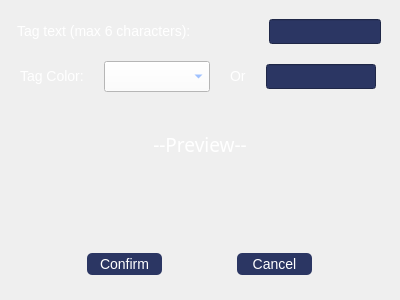
<?xml version="1.0" encoding="UTF-8"?>
<ui version="4.0">
 <class>tagAdder</class>
 <widget class="QWidget" name="tagAdder">
  <property name="geometry">
   <rect>
    <x>0</x>
    <y>0</y>
    <width>400</width>
    <height>300</height>
   </rect>
  </property>
  <property name="minimumSize">
   <size>
    <width>325</width>
    <height>231</height>
   </size>
  </property>
  <property name="windowTitle">
   <string>Form</string>
  </property>
  <layout class="QVBoxLayout" name="verticalLayout">
   <property name="spacing">
    <number>0</number>
   </property>
   <property name="leftMargin">
    <number>0</number>
   </property>
   <property name="topMargin">
    <number>0</number>
   </property>
   <property name="rightMargin">
    <number>0</number>
   </property>
   <property name="bottomMargin">
    <number>0</number>
   </property>
   <item>
    <widget class="QWidget" name="widget" native="true">
     <property name="minimumSize">
      <size>
       <width>0</width>
       <height>108</height>
      </size>
     </property>
     <property name="maximumSize">
      <size>
       <width>16777215</width>
       <height>108</height>
      </size>
     </property>
     <layout class="QVBoxLayout" name="verticalLayout_2">
      <property name="spacing">
       <number>0</number>
      </property>
      <property name="leftMargin">
       <number>0</number>
      </property>
      <property name="topMargin">
       <number>0</number>
      </property>
      <property name="rightMargin">
       <number>0</number>
      </property>
      <property name="bottomMargin">
       <number>0</number>
      </property>
      <item>
       <widget class="QWidget" name="widget_3" native="true">
        <property name="styleSheet">
         <string notr="true">font-size:14px;
color: white;
font-family: 'Crete Round';</string>
        </property>
        <layout class="QHBoxLayout" name="horizontalLayout">
         <property name="spacing">
          <number>61</number>
         </property>
         <property name="leftMargin">
          <number>0</number>
         </property>
         <property name="rightMargin">
          <number>0</number>
         </property>
         <property name="bottomMargin">
          <number>0</number>
         </property>
         <item>
          <widget class="QLabel" name="tagTextTitle">
           <property name="sizePolicy">
            <sizepolicy hsizetype="Fixed" vsizetype="Fixed">
             <horstretch>0</horstretch>
             <verstretch>0</verstretch>
            </sizepolicy>
           </property>
           <property name="text">
            <string>Tag text (max 6 characters):</string>
           </property>
          </widget>
         </item>
         <item>
          <widget class="QLineEdit" name="tagTextEdit">
           <property name="maximumSize">
            <size>
             <width>112</width>
             <height>25</height>
            </size>
           </property>
           <property name="styleSheet">
            <string notr="true">background:#2B3663;
	font-family: 'Crete Round';</string>
           </property>
           <property name="maxLength">
            <number>6</number>
           </property>
          </widget>
         </item>
        </layout>
       </widget>
      </item>
      <item>
       <widget class="QWidget" name="widget_4" native="true">
        <property name="styleSheet">
         <string notr="true">font-size:14px;
color: white;
font-family: 'Crete Round';</string>
        </property>
        <layout class="QHBoxLayout" name="horizontalLayout_2">
         <property name="spacing">
          <number>0</number>
         </property>
         <property name="leftMargin">
          <number>0</number>
         </property>
         <property name="topMargin">
          <number>0</number>
         </property>
         <property name="rightMargin">
          <number>0</number>
         </property>
         <item>
          <widget class="QLabel" name="tagColorLabel">
           <property name="sizePolicy">
            <sizepolicy hsizetype="Fixed" vsizetype="Fixed">
             <horstretch>0</horstretch>
             <verstretch>0</verstretch>
            </sizepolicy>
           </property>
           <property name="text">
            <string>Tag Color:</string>
           </property>
          </widget>
         </item>
         <item>
          <widget class="QComboBox" name="tagColorComboBox">
           <property name="minimumSize">
            <size>
             <width>106</width>
             <height>31</height>
            </size>
           </property>
           <property name="maximumSize">
            <size>
             <width>106</width>
             <height>31</height>
            </size>
           </property>
           <property name="styleSheet">
            <string notr="true">background:white;
color:#699EFF;</string>
           </property>
          </widget>
         </item>
         <item>
          <widget class="QLabel" name="orLabel">
           <property name="sizePolicy">
            <sizepolicy hsizetype="Fixed" vsizetype="Fixed">
             <horstretch>0</horstretch>
             <verstretch>0</verstretch>
            </sizepolicy>
           </property>
           <property name="text">
            <string>Or</string>
           </property>
          </widget>
         </item>
         <item>
          <widget class="QLineEdit" name="tagColorEdit">
           <property name="minimumSize">
            <size>
             <width>110</width>
             <height>20</height>
            </size>
           </property>
           <property name="maximumSize">
            <size>
             <width>110</width>
             <height>25</height>
            </size>
           </property>
           <property name="styleSheet">
            <string notr="true">background:#2B3663;
	font-family: 'Crete Round';</string>
           </property>
          </widget>
         </item>
        </layout>
       </widget>
      </item>
     </layout>
    </widget>
   </item>
   <item>
    <widget class="QWidget" name="widget_2" native="true">
     <layout class="QVBoxLayout" name="verticalLayout_3">
      <item>
       <widget class="QLabel" name="previewText">
        <property name="sizePolicy">
         <sizepolicy hsizetype="Preferred" vsizetype="Preferred">
          <horstretch>0</horstretch>
          <verstretch>0</verstretch>
         </sizepolicy>
        </property>
        <property name="font">
         <font>
          <family>Crete Round</family>
          <pointsize>14</pointsize>
         </font>
        </property>
        <property name="styleSheet">
         <string notr="true">color:white;

	font-family: 'Crete Round';</string>
        </property>
        <property name="text">
         <string>--Preview--</string>
        </property>
        <property name="alignment">
         <set>Qt::AlignCenter</set>
        </property>
       </widget>
      </item>
      <item>
       <widget class="QWidget" name="tagPreviewBox" native="true">
        <layout class="QHBoxLayout" name="horizontalLayout_3">
         <property name="spacing">
          <number>0</number>
         </property>
         <property name="leftMargin">
          <number>0</number>
         </property>
         <property name="topMargin">
          <number>0</number>
         </property>
         <property name="rightMargin">
          <number>0</number>
         </property>
         <property name="bottomMargin">
          <number>0</number>
         </property>
         <item>
          <widget class="QWidget" name="tagPVcentreBox" native="true">
           <property name="maximumSize">
            <size>
             <width>91</width>
             <height>30</height>
            </size>
           </property>
          </widget>
         </item>
        </layout>
       </widget>
      </item>
      <item>
       <widget class="QWidget" name="widget_7" native="true">
        <property name="styleSheet">
         <string notr="true">QWidget{
	font-size:14px;
	color: white;
	border-radius:5px;
	
}
QPushButton{
	background:#2B3663;
	font-family: 'Crete Round';
}

QPushButton:hover{
	background:rgb(86, 99, 152);
}</string>
        </property>
        <layout class="QHBoxLayout" name="horizontalLayout_4">
         <item>
          <widget class="QPushButton" name="confirmButton">
           <property name="minimumSize">
            <size>
             <width>75</width>
             <height>22</height>
            </size>
           </property>
           <property name="maximumSize">
            <size>
             <width>75</width>
             <height>22</height>
            </size>
           </property>
           <property name="text">
            <string>Confirm</string>
           </property>
          </widget>
         </item>
         <item>
          <widget class="QPushButton" name="cancelButton">
           <property name="minimumSize">
            <size>
             <width>75</width>
             <height>22</height>
            </size>
           </property>
           <property name="maximumSize">
            <size>
             <width>75</width>
             <height>22</height>
            </size>
           </property>
           <property name="text">
            <string>Cancel</string>
           </property>
          </widget>
         </item>
        </layout>
       </widget>
      </item>
     </layout>
    </widget>
   </item>
  </layout>
 </widget>
 <resources/>
 <connections/>
</ui>
